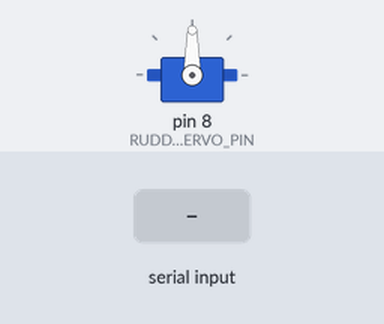
A sketch run on a simulated Arduino Uno, built with avr-gcc and run on an emulated ATmega328P. Parts: servo. The test bench sets the inputs (shaded band). What the sketch prints to the serial monitor is not drawn.

Above: at 1.2 s.
1.3 s: "90,45\n" received over Serial
At 2.1 s:
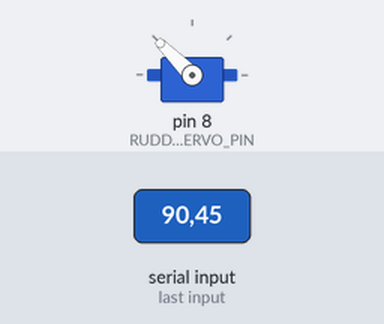
3.8 s: "30,150\n" received over Serial
At 4.6 s:
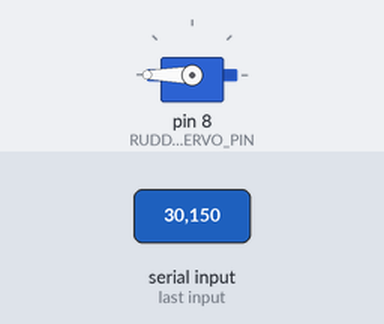
Timing chart, 0 to 6.8 s (numbered marks = the images above; inputs shaded):
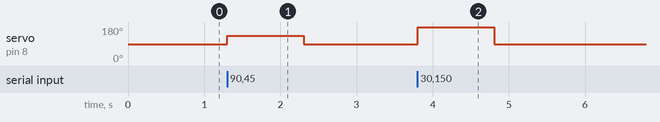

Measured:
- after the input at 1.3 s, servo on pin 8 (RUDDER_SERVO_PIN): 90° → 135° at once, → 90° 1.0 s later
- after the input at 3.8 s, servo on pin 8 (RUDDER_SERVO_PIN): 90° → 180° at once, → 90° 1.0 s later

The sketch:

RudderServoTest.ino
```cpp
/* RudderServoTest rev 3/28/2016
   © 2014-2016 RoboSail
   Test the various rudder positions available by driving the
   rudder servo to positons entered by the user.
   The user types in the desired angle through the Serial Monitor.
   -50 means the rudder is fully to port, and +50 means the rudder
   is fully to starboard.
   Note that the Rudder Servo actual center postion is 90, so
   the user's desired angles must be mapped in the code to these values.

   The Rudder servo is controlled on digital pin 8
   */

#include <Servo.h>

const int RUDDER_SERVO_PIN = 8;

Servo rudderServo;  // define servo

// variable to store the servo position
int position = 0;

void setup() {
  // Sets up communication with the serial monitor
  Serial.begin(115200);

  rudderServo.attach(RUDDER_SERVO_PIN);
}

void loop() {
  Serial.print("Enter desired rudder angle (-50 to 50): ");
  while (Serial.available() == 0)
  {}
  position = Serial.parseInt();   // convert input to integer
  Serial.println(position);      // print what was entered

  // convert from rudder angle to servo angle
  position = map(position, -90, 90, 0, 180);

  // print out what was calculated
  Serial.print("Command sent to Servo: ");
  Serial.println(position);
  Serial.println();

  // drive servo to position in variable 'position'
  rudderServo.write(position);
}
```
